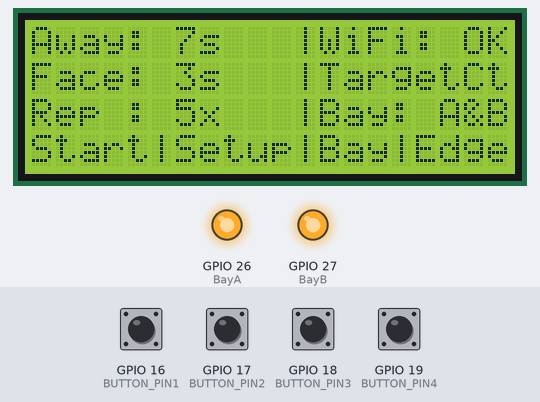
A sketch run on a simulated ESP32. Shown: 20×4 character LCD, output pins drawn as LEDs (lit = HIGH). The test bench sets the inputs (shaded band); at power-on: GPIO 16 (BUTTON_PIN1), GPIO 17 (BUTTON_PIN2), GPIO 18 (BUTTON_PIN3), GPIO 19 (BUTTON_PIN4) HIGH. What the sketch prints to the serial monitor is not drawn.

Above: at 1.3 s.
1.4 s: GPIO 16 (BUTTON_PIN1) pulled LOW for 0.15 s
At 2.2 s:
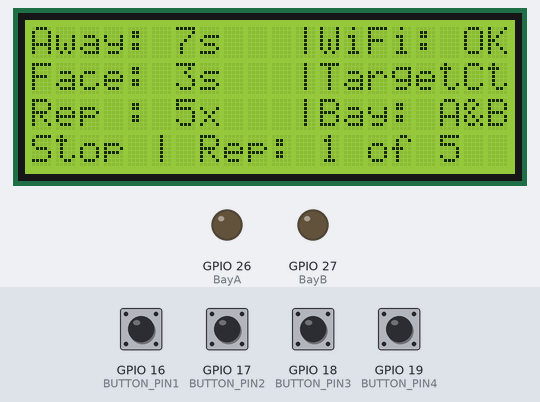
3.0 s: GPIO 16 (BUTTON_PIN1) pulled LOW for 1 s
At 4.0 s:
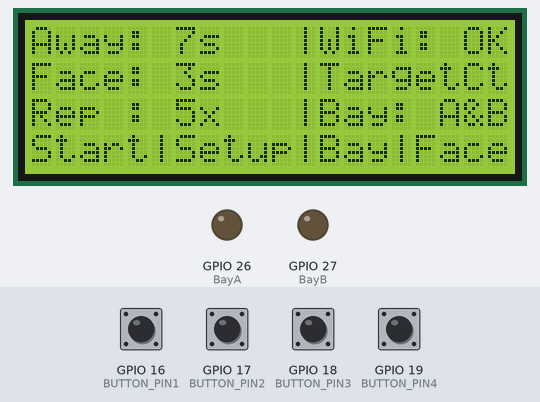
5.5 s: GPIO 17 (BUTTON_PIN2) pulled LOW for 0.15 s
At 6.7 s:
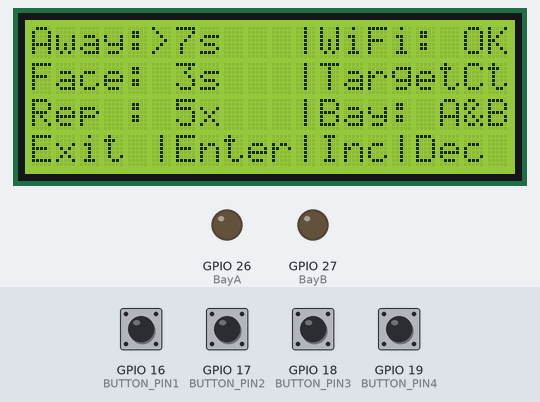
7.1 s: GPIO 17 (BUTTON_PIN2) pulled LOW for 1 s
9.6 s: GPIO 17 (BUTTON_PIN2) pulled LOW for 0.15 s
11.2 s: GPIO 18 (BUTTON_PIN3) pulled LOW for 0.15 s
At 11.9 s:
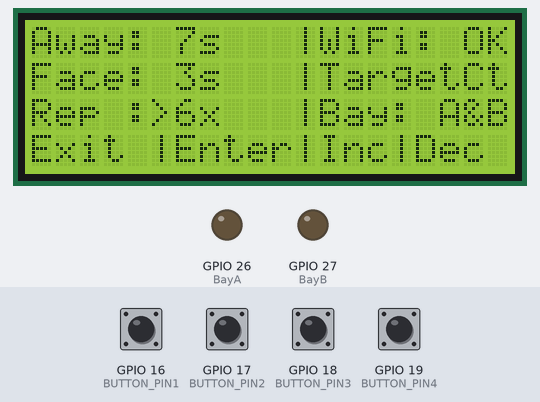
Timing chart, 0 to 13.8 s (numbered marks = the images above; inputs shaded):
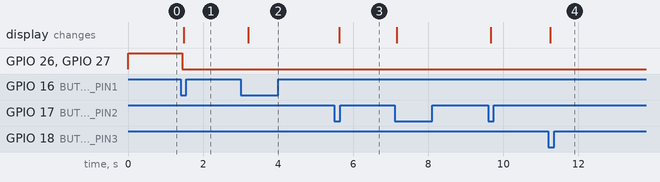

Measured:
- after the input at 1.4 s, GPIO 26 (BayA), GPIO 27 (BayB): HIGH → LOW after 0.05 s; the display: changes after 0.09 s (image 1)
- after the input at 3.0 s, the display: changes after 0.20 s (image 2)
- after the input at 5.5 s, the display: changes after 0.13 s (image 3)
- after the input at 11.2 s, the display: changes after 0.05 s (image 4)

The sketch:

main.ino
```cpp
#include <LiquidCrystal_I2C.h>
#include <Bounce2.h>

/********************************************************/
// Config of Pins, Board: NodE MCU ESP-32S v1.1 101010
/********************************************************/
#define BUTTON_PIN1 16  //Input pinnumber of Button #1 from left
#define BUTTON_PIN2 17  //Input pinnumber of Button #2 from left
#define BUTTON_PIN3 18  //Input pinnumber of Button #3 from left
#define BUTTON_PIN4 19  //Input pinnumber of Button #4 from left

#define BayA 26         //Input pinnumber for triggering Bay A Relay
#define BayB 27         //Input pinnumber for triggering Bay B Relay
/********************************************************/
// Config of LCD/ I2C 20x4
/********************************************************/
//Pins LCD,     GPIO 21 = SCL, GPIO 22 = SDA
// set the LCD number of columns and rows
int lcdColumns = 20;    //Shoud be 20
int lcdRows = 4;        //Shoud be 4
int lcdAddress = 0x27;  // if you don't know your display address, run an I2C scanner sketch
LiquidCrystal_I2C lcd(lcdAddress, lcdColumns, lcdRows);
/********************************************************/
// End Config of hardware
/********************************************************/

/********************************************************/
// Setup Arrays for Away/Facing/Rep
/********************************************************/
// Delay for targets
const int DelayTime = 0; //Extra delay Time in Millisec 290ms
/********************************************************/
// Times for Away [7s]
int ArrAWAY[] = {1, 2, 3, 4, 5, 6, 7, 8, 9, 10};
int vAWAY = 6;
int AWAY = ArrAWAY[vAWAY];
int tAWAY = AWAY;
/********************************************************/
// Times for Facing [7s]=6
int ArrFACE[] = {1, 2, 3, 4, 5, 6, 7, 8, 9, 10, 15, 20, 60, 150, 300, 360, 480};
int vFACE = 2;
int FACE = ArrFACE[vFACE];
int tFACE = FACE;
/********************************************************/
// Repetitions [5x]
int ArrREP[] = {1, 5, 6, 99};
int vREP = 1;
int REP = ArrREP[vREP];
int tREP = REP;
int RepCounter = 0;
int time_now;
/********************************************************/
// Bays
char* ArrBAY[] = {"A", "A&B", "B"}; //ArrBAY = A&B
int   vBAY = 1;
char* BAY = ArrBAY[vBAY];           //BAY = A&B, Will controll, Outputs.
char* FaceEdgeState = "Edge";
char* ProgramState  = "OverView";  //"OverView"
/********************************************************/
// End of Arrays for Away/Facing/Rep
/********************************************************/
int BonunceDelay = 50;  // interval in ms
int Val;
int tVal;
unsigned long buttonPressTimeStamp; //To be removed from final

// Instantiate a Bounce object
Bounce DebouncerButton_1 = Bounce();
Bounce DebouncerButton_2 = Bounce();
Bounce DebouncerButton_3 = Bounce();
Bounce DebouncerButton_4 = Bounce();

void setup() {

  Serial.begin(115200);
  Serial.println ("Starting");

  Serial.print("setup() running on core ");
  Serial.println(xPortGetCoreID());

  // Setup the button with an internal pull-up :
  pinMode(BUTTON_PIN1, INPUT_PULLUP);
  pinMode(BUTTON_PIN2, INPUT_PULLUP);
  pinMode(BUTTON_PIN3, INPUT_PULLUP);
  pinMode(BUTTON_PIN4, INPUT_PULLUP);

  // After setting up the button, setup the Bounce instance :
  DebouncerButton_1.attach(BUTTON_PIN1);  DebouncerButton_1.interval(BonunceDelay);
  DebouncerButton_2.attach(BUTTON_PIN2);  DebouncerButton_2.interval(BonunceDelay);
  DebouncerButton_3.attach(BUTTON_PIN3);  DebouncerButton_3.interval(BonunceDelay);
  DebouncerButton_4.attach(BUTTON_PIN4);  DebouncerButton_4.interval(BonunceDelay);

  //Setup the LED :
  pinMode(BayA, OUTPUT);
  pinMode(BayB, OUTPUT);
  TT_Face();

  // initialize LCD
  lcd.init();
  lcd.backlight();

  // 16x2 LCD Dummy Menu
  MainOverView();

}

void loop() {
  // Serial.println ("Loop");

  // Update the Bounce instance :
  DebouncerButton_1.update();
  DebouncerButton_2.update();
  DebouncerButton_3.update();
  DebouncerButton_4.update();

  // Call code if Bounce fell (transition from HIGH to LOW) :
  if (DebouncerButton_1.fell()) {
    Serial.print ("BTN #1 - ");
    BTN1_Pressed();
  }
  if (DebouncerButton_2.fell()) {
    Serial.print ("BTN #2 - ");
    BTN2_Pressed();
  }
  if (DebouncerButton_3.fell()) {
    Serial.print ("BTN #3 - ");
    BTN3_Pressed();
  }
  if (DebouncerButton_4.fell()) {
    Serial.print ("BTN #4 - ");
    BTN4_Pressed();
  }

}


/*
 * * * * * * * * * * * * *
   - - Setup Of functions
 * * * * * * * * * * * * *
*/


//Button 1 Functions
void BTN1_Pressed() {
  if (ProgramState == "OverView") {
    Serial.println("Start");
    ProgramState = "Running";
    TT_Start();
  }
  else if (ProgramState == "Running") {
    Serial.println("Stop");
    MainOverView();
    RepCounter = REP + 1;
    ProgramState = "OverView";
    time_now = millis();
  }
  else if (ProgramState != "OverView" && ProgramState != "Running") {
    Serial.println("Exit");
    MainOverView();
    ProgramState = "OverView";
  }
  //return;
}
//Button 2 Functions  Menu/Enter
void BTN2_Pressed() {
  if (ProgramState == "OverView") {
    SetupMenu();
  }
  else if (ProgramState == "Menu_Away") {
    //MainOverView();
    ProgramState = "Menu_Face";
    Serial.println(ProgramState);
  }
  else if (ProgramState == "Menu_Face") {
    //MainOverView();
    ProgramState = "Menu_Rep";
    Serial.println(ProgramState);
  }
  else if (ProgramState == "Menu_Rep") {
    //MainOverView();
    ProgramState = "Menu_Away";
    Serial.println(ProgramState);
  }
  //return;
}
//Button 3 Functions
void BTN3_Pressed() {
  if (ProgramState == "OverView") {
    Serial.print("BaySel");
    BaySel();
  }
  else if (ProgramState == "Menu_Away" || ProgramState == "Menu_Face" || ProgramState == "Menu_Rep" ) {
    Serial.print("Inc ");
    Val++;
    Serial.println(Val);
  }
  //return;
}
//Button 4 Functions
void BTN4_Pressed() {
  if (ProgramState == "OverView") {
    Serial.print ("Face-Edge: ");
    FaceEdge();
  }
  else if (ProgramState == "Menu_Away" || ProgramState == "Menu_Face" || ProgramState == "Menu_Rep" ) {
    Serial.print ("Dec ");
    Val--;
    Serial.println(Val);
  }
  //return;
}

//Lcd  Main Over View
void MainOverView() {
  Serial.println ("lcd.clear()");
  lcd.clear();

  lcd.setCursor(11, 0);  //Wifi
  lcd.print("|WiFi:"); lcd.setCursor(18, 0); lcd.print("OK");
  lcd.setCursor(11, 1);  //Wifi
  lcd.print("|"); lcd.print("TargetCtr");

  lcd.setCursor(0, 0);  //Away
  lcd.print("Away:"); lcd.setCursor(6, 0); lcd.print(AWAY); lcd.print("s");
  lcd.setCursor(0, 1);  //Face
  lcd.print("Face:"); lcd.setCursor(6, 1); lcd.print(FACE); lcd.print("s");
  lcd.setCursor(0, 2);  //Rep
  lcd.print("Rep :"); lcd.setCursor(6, 2); lcd.print(REP); lcd.print("x");

  lcd.setCursor(11, 2);  //Bay
  lcd.print("|Bay:"); lcd.setCursor(17, 2); lcd.print(BAY);

  lcd.setCursor(0, 3);  //BTN Labels

  if (ProgramState == "Menu_Away" || ProgramState == "Menu_Face" || ProgramState == "Menu_Rep" ) {
    lcd.print("Exit |Enter|Inc|Dec");
  }
  else {
    lcd.print("Start|Setup|Bay|");
    lcd.setCursor(16, 3);  //BTN Face/Edge Label
    lcd.print(FaceEdgeState);
  }
}


//Lcd  Rep Cont
void Lcd_Rep_Cont() {
  lcd.setCursor   (12, 3);
  lcd.print       (RepCounter);
  lcd.print       (" of ");
  lcd.print       (REP);
  //  lcd.print       ("  ");
  Serial.print    (RepCounter);
  Serial.print    (" / ");
  Serial.println  (REP);
  //return;
}
// Trigger Face
void TT_Face() {
  if (BAY == "A")  {
    digitalWrite(BayA, HIGH);
  }
  if (BAY == "B")  {
    digitalWrite(BayB, HIGH);
  }
  if (BAY == "A&B") {
    digitalWrite(BayA, HIGH);
    digitalWrite(BayB, HIGH);
  }
  FaceEdgeState = "Edge";
  if (ProgramState != "Running") {
    lcd.setCursor(16, 3);
    lcd.print(FaceEdgeState);
    Serial.println  (FaceEdgeState);
  }
}
// Trigger Edge
void TT_Edge() {
  if (BAY == "A")  {
    digitalWrite(BayA, LOW);
  }
  if (BAY == "B")  {
    digitalWrite(BayB, LOW);
  }
  if (BAY == "A&B") {
    digitalWrite(BayA, LOW);
    digitalWrite(BayB, LOW);
  }
  FaceEdgeState = "Face";
  if (ProgramState != "Running") {
    lcd.setCursor(16, 3);
    lcd.print(FaceEdgeState);
    Serial.println  (FaceEdgeState);
  }
}

// Flip From Face to Edge
void FaceEdge() {
  if (ProgramState != "Running") {
    if (FaceEdgeState == "Edge") {
      TT_Edge();
      return;
    }
    else if (FaceEdgeState == "Face"); {
      TT_Face();
      return;
    }
  }
}

// Target Timer Start
void TT_Start() {
  ProgramState = "Running";

  Serial.println  ("AWAY / Face / Rep");
  Serial.print    (AWAY);
  Serial.print    (" / ");
  Serial.print    (FACE);
  Serial.print    (" / ");
  Serial.println  (REP);

  TT_Edge();
  RepCounter = 0;
  lcd.setCursor   (0, 3);
  lcd.print       ("                    "); // Clear Line #4
  lcd.setCursor(0, 3);  //BTN Labels
  lcd.print("Stop | Rep:");
  while (RepCounter < REP) {
    time_now = millis();
    RepCounter = RepCounter + 1;
    Lcd_Rep_Cont();
    time_now = (time_now + (AWAY * 1000) + DelayTime);
    do {
      loop();
    } while (millis() < time_now);
    if (ProgramState == "Running") {
      TT_Face();
      time_now = millis();
      time_now = (time_now + (FACE * 1000) + DelayTime);
    }
    do {
      loop();
    } while (millis() < time_now);
    if (ProgramState == "Running") {
      TT_Edge();
    }
  }
  Serial.println("Squence Ended");
  ProgramState = "OverView";
  MainOverView();
  //return;
}

// Select Bays (BTN 3 Triggers)
void BaySel() {
  vBAY++;
  if (vBAY > ((sizeof(ArrBAY) / sizeof(int)) - 1)) {
    vBAY = 0;
  }
  BAY = ArrBAY[vBAY];
  lcd.setCursor(17, 2); lcd.print("   ");
  lcd.setCursor(17, 2); lcd.print(BAY);
  Serial.println("Bay");
  //return;
}


void SetupMenu() {
  ProgramState = "Menu_Away";
  MainOverView();
  Menu_Away();
  MainOverView();
}

// Logic for Menu Away
void Menu_Away() {
  if (ProgramState != "OverView") {
    ProgramState = "Menu_Away";
    if (ProgramState != "OverView") {
      // lcd.setCursor(0, 3);  //BTN Labels
      // lcd.print("Exit |Enter|Inc|Dec");

      lcd.setCursor(5, 0); lcd.print(">"); //Sets a > In front of Away
      Val = vAWAY;
      tVal = Val;
      while (ProgramState == "Menu_Away") {
        do {
          loop();
        } while (Val == tVal && ProgramState == "Menu_Away");
        if (Val < 0) {
          Val = ((sizeof(ArrAWAY) / sizeof(int)) - 1); // IF Val goes under 0
        }
        if (Val > ((sizeof(ArrAWAY) / sizeof(int)) - 1)) {
          Val = 0; // IF Val goes under 0
        }
        tAWAY = ArrAWAY[Val];
        tVal = Val;
        Serial.print ("New Val "); Serial.println(Val);
        lcd.setCursor(6, 0); lcd.print(tAWAY); lcd.print("s ");
        // LCD WIFI Status refresh.
      }
      if (ProgramState != "OverView") {
        vAWAY = Val;
        AWAY = ArrAWAY[vAWAY];
        lcd.setCursor(5, 0); lcd.print(" "); //Removes > In front of Away
        Menu_Face();
      }
    }
  }
  //  MainOverView();
}// End Menu Away

// Logic for Menu Face
void Menu_Face() {
  if (ProgramState != "OverView") {
    ProgramState == "Menu_Face";
    if (ProgramState != "OverView") {

      lcd.setCursor(5, 1); lcd.print(">"); //Sets a > In front of Face
      Val = vFACE;
      tVal = Val;
      while (ProgramState == "Menu_Face") {
        do {
          loop();
        } while (Val == tVal && ProgramState == "Menu_Face");
        if (Val < 0) {
          Val = ((sizeof(ArrFACE) / sizeof(int)) - 1); // IF Val goes under 0
        }
        if (Val > ((sizeof(ArrFACE) / sizeof(int)) - 1)) {
          Val = 0; // IF Val goes under 0
        }
        tFACE = ArrFACE[Val];
        tVal = Val;
        Serial.print ("New Val "); Serial.println(Val);
        lcd.setCursor(6, 1); lcd.print(tFACE); lcd.print("s  "); lcd.setCursor(11, 1); lcd.print("|");
        // LCD WIFI Status refresh.
      }
      if (ProgramState != "OverView") {
        vFACE = Val;
        FACE = ArrFACE[vFACE];
        lcd.setCursor(5, 1); lcd.print(" "); //Removes > In front of Face
        Menu_Rep();
      }
    }
  }
} // End Menu Face

// Logic for Menu Rep
void Menu_Rep() {
  if (ProgramState != "OverView") {
    ProgramState = "Menu_Rep";
    if (ProgramState != "OverView") {

      lcd.setCursor(5, 2); lcd.print(">"); //Sets a > In front of Rep
      Val = vREP;
      tVal = Val;
      while (ProgramState == "Menu_Rep") {
        do {
          loop();
        } while (Val == tVal && ProgramState == "Menu_Rep");
        if (Val < 0) {
          Val = ((sizeof(ArrREP) / sizeof(int)) - 1); // IF Val goes under 0
        }
        if (Val > ((sizeof(ArrREP) / sizeof(int)) - 1)) {
          Val = 0; // IF Val goes over max 0
        }
        tREP = ArrREP[Val];
        tVal = Val;
        lcd.setCursor(6, 2); lcd.print(tREP); lcd.print("x ");
        Serial.print ("New Val "); Serial.println(Val);
        // LCD WIFI Status refresh.
      }
      if (ProgramState != "OverView") {
        vREP = Val;
        REP = ArrREP[vREP];
        lcd.setCursor(5, 2); lcd.print(" "); //Removes > In front of Rep
        Menu_Away();
      }
    }
  }
}  // End Menu Rep
```
